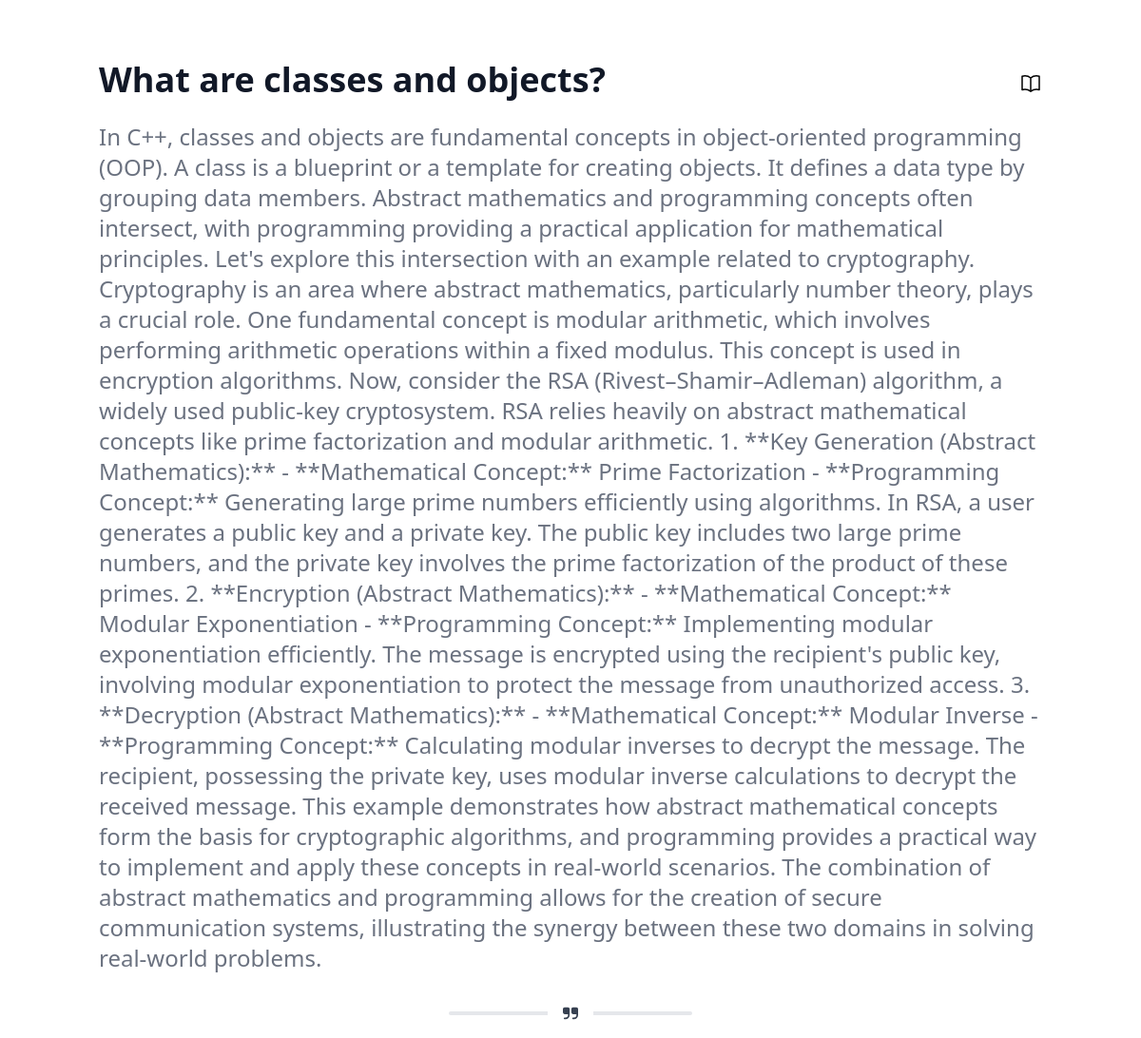
/lesson/1/, run on the app's committed database.
### lms_app/models.py (models this page shows, shortened)
class Lesson(models.Model):
    title = models.CharField(max_length=100)
    content = models.TextField(default="")
    course = models.ForeignKey(Course, on_delete=models.CASCADE)

### lms_app/views.py (the view)
# urls.py: path('lesson/<int:lesson_id>/', views.lesson_detail, name='lesson_detail'),
def lesson_detail(request, lesson_id):
    lesson = get_object_or_404(Lesson, pk=lesson_id)
    return render(request, 'lesson_detail.html', {'lesson': lesson})

### lms_app/templates/lesson_detail.html (shortened to what this page needs)
{% extends 'Layout.html' %}
{% block content %}
<div class="container mx-auto pt-[4rem] p-4 rounded-md">
            <div class="flex flex-row justify-between items-center mb-4">
                <div class="flex items-center mb-2">
                    <h3 class="text-4xl font-bold text-gray-900">{{ lesson.title }}</h3>
                </div>
            </div>
            <p class="text-gray-500 text-2xl">{{ lesson.content }}</p>
            <div class="inline-flex items-center mt-8 justify-center w-full">
                <div class="absolute px-4 -translate-x-1/2 bg-white left-1/2 dark:bg-gray-900">
                </div>
            </div>
</div>
{% endblock %}

### lms_app/templates/Layout.html (style rules this page uses)
* { margin: 0; padding: 0; box-sizing: border-box; }

### data on the page
Lesson: title "What are classes and objects?", content "In C++, classes and objects are fundamental concepts in object-oriented programming (OOP). A class is a blueprint or a template for creating objects. It defines a data type by grouping data members. Abstract mathematics and programming concepts often intersect, with programming providing a practical application for mathematical principles. Let's explore this intersection with an example related to cryptography. Cryptography is an area where abstract mathematics, particularly number theory, plays a crucial role. One fundamental concept is modular arithmetic, which involves performing arithmetic operations within a fixed modulus. This concept is used in encryption algorithms. Now, consider…"
